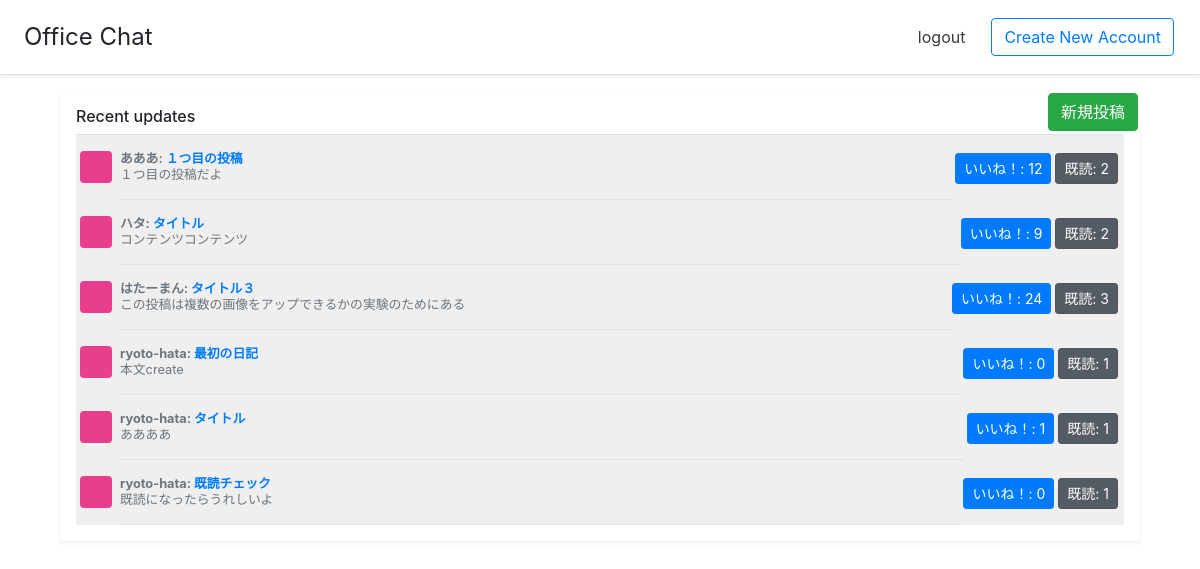
The app's page /list/ (signed in) with its own data.
### boadapp/models.py (models this page shows)
class BoardModel(models.Model):
    title = models.CharField(max_length=50)
    content = models.TextField()
    author = models.CharField(max_length=50)
    images = models.ImageField(upload_to='', blank=True)
    good = models.IntegerField(default=0)
    read = models.IntegerField(default=0)
    readtext = models.CharField(max_length=200,blank=True)

### boadapp/views.py (the view)
# urls.py: path('list/', listfunc, name='list'),
@login_required
def listfunc(request):
    object_list = BoardModel.objects.all()
    return render(request, 'list.html',{'object_list':object_list})

### templates/list.html
{% extends 'base.html' %}
{% load static %}
{% block customcss %}
<link rel="stylesheet" type="text/css" href="{% static 'list_style.css' %}">
{% endblock %}
{% block header %}
<div class="d-flex flex-column flex-md-row align-items-center p-3 px-md-4 mb-3 bg-white border-bottom shadow-sm">
  <h4 class="my-0 mr-md-auto font-weight-normal">Office Chat</h4>
  <nav class="my-2 my-md-0 mr-md-3">
    <a class="p-2 text-dark" href="{% url 'logout' %}">logout</a>
  </nav>
  <a class="btn btn-outline-primary" href="{% url 'signup' %}">Create New Account</a>
</div>
{% endblock header %}
{% block content %}
<div class="container">
<a href="{% url 'create' %}" class="btn btn-success float-right">新規投稿</a>
<div class="my-3 p-3 bg-white rounded shadow-sm">
    <h6 class="border-bottom border-gray pb-2 mb-0">Recent updates</h6>
    {% for item in object_list %}
    <div class="media text-muted pt-3 {% if user.username in item.readtext %}bg-read{%endif%} ">
    <svg class="bd-placeholder-img mr-2 rounded" width="32" height="32" xmlns="http://www.w3.org/2000/svg" preserveAspectRatio="xMidYMid slice" focusable="false" role="img" aria-label="Placeholder: 32x32"><title>Placeholder</title><rect width="100%" height="100%" fill="#e83e8c"/><text x="50%" y="50%" fill="#e83e8c" dy=".3em">32x32</text></svg>
      <p class="media-body pb-3 mb-0 small lh-125 border-bottom border-gray">
        <strong class="d-block text-gray-dark">{{ item.author }}:  <a href="{% url 'detail' item.pk %}">{{ item.title }}</a></strong>
        {{ item.content }}
      </p>
      <a class="btn btn-primary btn-sm" href="{% url 'good' item.pk %}" role="button">いいね！: {{item.good}}</a>
      <a class="btn btn-secondary btn-sm active" href="{% url 'read' item.pk %}" role="button">既読: {{item.read}}</a>
    </div>
    {% endfor %}
</div>
{% endblock content %}

### templates/base.html (shortened to what this page needs)
<!doctype html>
<html lang="en">
  <head>
    <link rel="stylesheet" href="https://stackpath.bootstrapcdn.com/bootstrap/4.5.0/css/bootstrap.min.css">
    {% block customcss %}
    {% endblock customcss %}
  </head>
    {% block header %}
    {% endblock header %}
    <div class="container">
      {% block content %}
      {% endblock content %}
    </div>
  </body>
</html>

### static/list_style.css (style rules this page uses)
.lh-125 { line-height: 1.25; }
.bd-placeholder-img { font-size: 1.125rem; text-anchor: middle; -webkit-user-select: none; -moz-user-select: none; -ms-user-select: none; user-select: none; }
.btn { margin: 2px !important; }
.bg-read { background-color: #efefef; }
.media { padding: 0 4px 0 4px; }

### records on screen
BoardModel: author "あああ", title "１つ目の投稿", content "１つ目の投稿だよ", good "12", read "2"
BoardModel: author "ハタ", title "タイトル", content "コンテンツコンテンツ", good "9", read "2"
BoardModel: author "はたーまん", title "タイトル３", content "この投稿は複数の画像をアップできるかの実験のためにある", good "24", read "3"
BoardModel: author "ryoto-hata", title "最初の日記", content "本文create", good "0", read "1"
BoardModel: author "ryoto-hata", title "タイトル", content "ああああ", good "1", read "1"
BoardModel: author "ryoto-hata", title "既読チェック", content "既読になったらうれしいよ", good "0", read "1"
